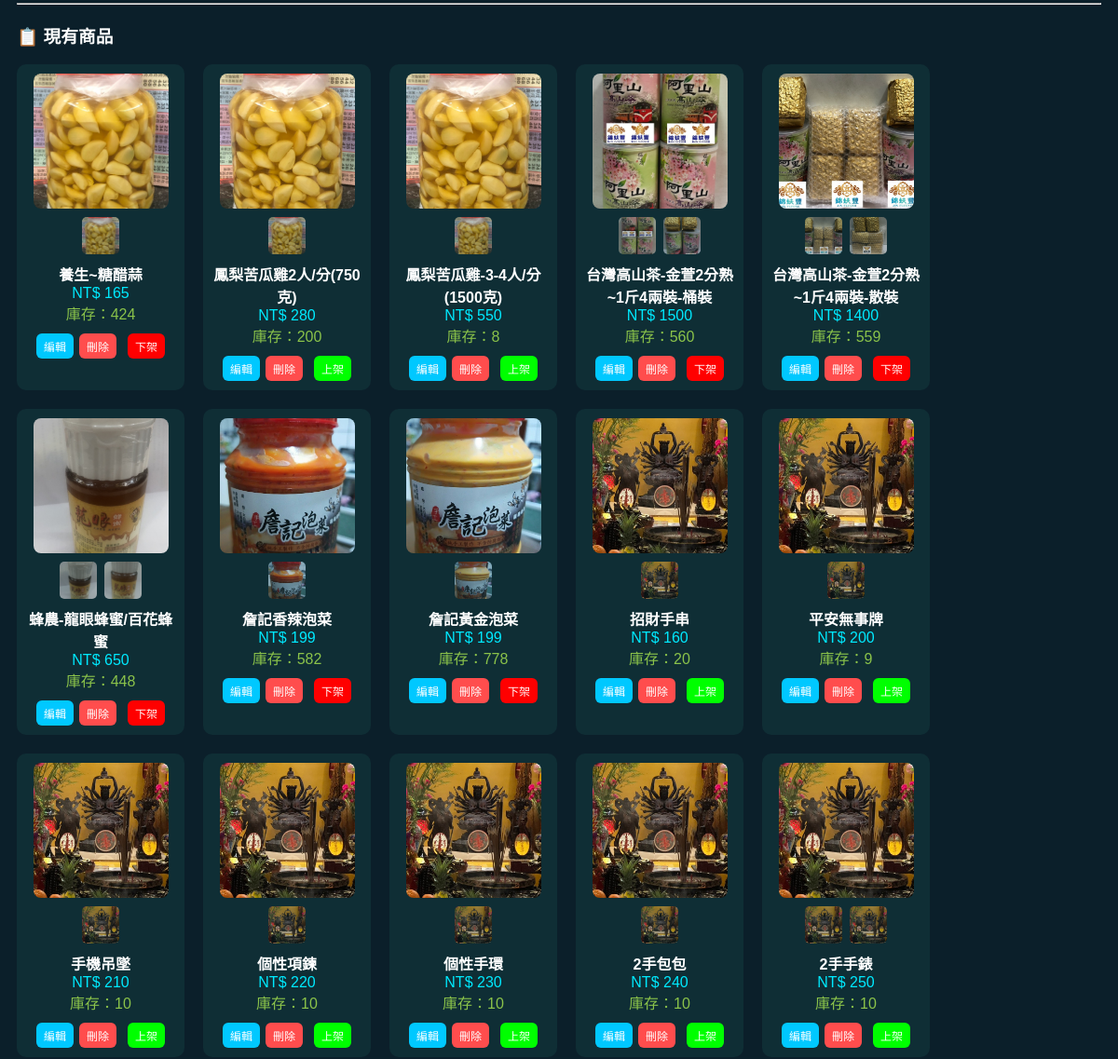
/admin/products (signed in, middle part), run on an earlier commit of the app's database.
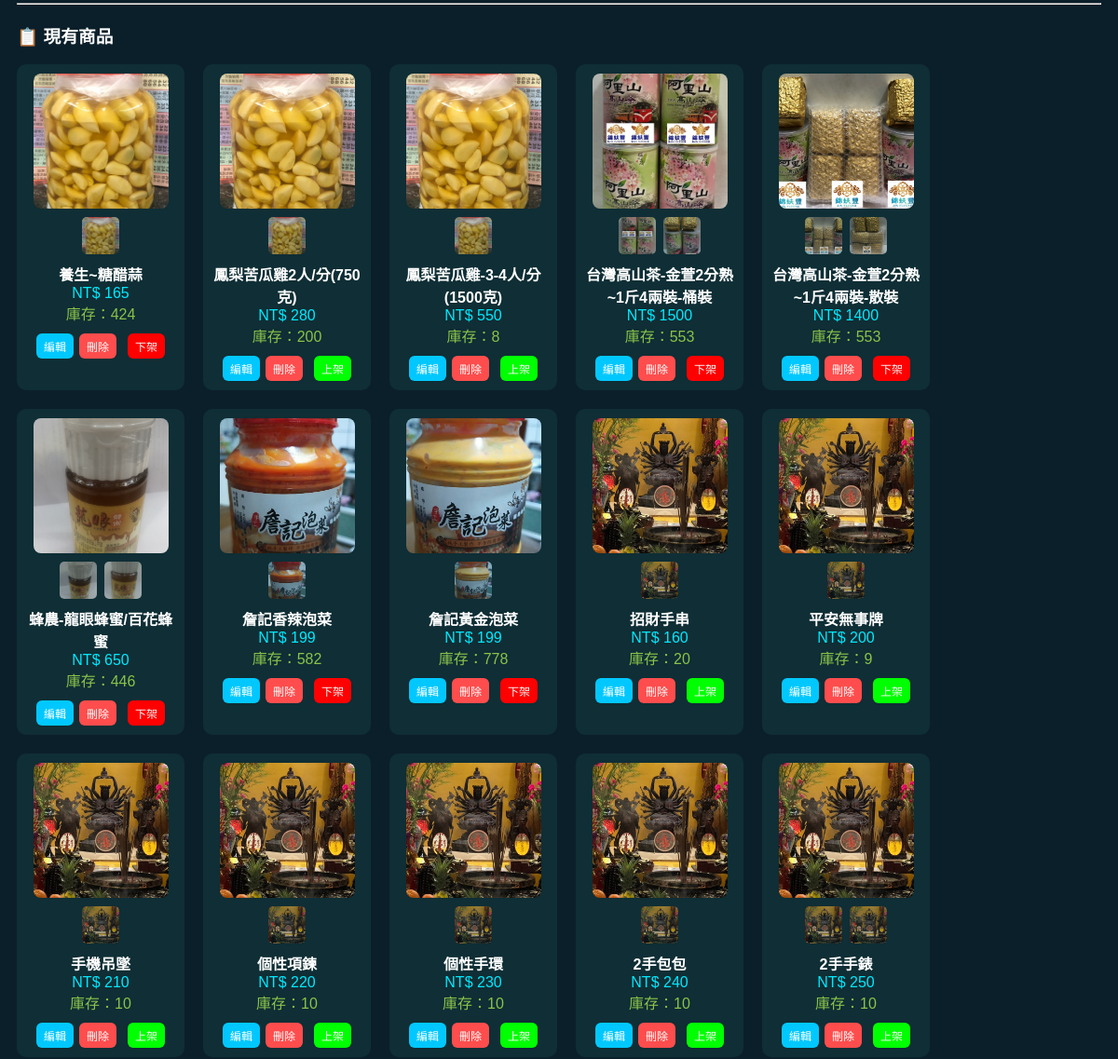
And on a later commit of the database.
### tables this page shows
CREATE TABLE products (
        id INTEGER PRIMARY KEY AUTOINCREMENT,
        name TEXT,
        price INTEGER,
        desc TEXT,
        image1 TEXT,
        image2 TEXT
    , stock INTEGER DEFAULT 10, description TEXT, status INTEGER DEFAULT 1, category TEXT DEFAULT '食品', category_id INTEGER);

### routes/shop.py (the view, shortened to what this page needs)
@shop_bp.route("/admin/products", methods=["GET", "POST"])
def admin_products():
    if not is_admin():
        return "❌ 無權限"
    conn = get_shop_db()
    c = conn.cursor()
    products = c.execute("SELECT * FROM products").fetchall()
    conn.close()
    return render_template("admin_products.html", products=products)

### app.py (called while the page is built)
@app.context_processor
def inject_user():
    user_id = session.get("user_id")
    balance = 0
    if user_id:
        conn = None
        try:
            conn = get_shop_db()
            c = conn.cursor()
            c.execute("SELECT points FROM users WHERE id=?", (user_id,))
            row = c.fetchone()
            if row:
                balance = row[0]
        except Exception as e:
            print("inject_user error:", e)
        finally:
            if conn:
                conn.close()
    return dict(global_money=balance)

@app.before_request
def make_session_permanent():
    session.permanent = True

### routes/shop.py (called while the page is built)
def is_admin():
    return session.get("user") in ADMIN_USERS

### services/db.py (called while the page is built)
def get_shop_db():
    print("========== SHOP DB ==========")
    print(os.path.abspath(SHOP_DB))
    print("=============================")
    conn = sqlite3.connect(SHOP_DB, timeout=30)
    conn.execute("PRAGMA journal_mode=WAL")
    conn.row_factory = sqlite3.Row
    return conn

### templates/admin_products.html (shortened to what this page needs)
<!DOCTYPE html>
<html lang="zh-TW" translate="no">
<head>
</head>
<body>
    <hr>
    <h3>📋 現有商品</h3>
    <div class="products">
        {% for p in products %}
        <div class="product-card {% if p.stock == 0 %}sold-out{% endif %}">
            <img class="main-img" src="{{ p.image1 or '/static/default.jpg' }}">
            <div class="thumb-row">
                <img src="{{ p.image1 }}">
                {% if p.image2 %}
                <img src="{{ p.image2 }}">
                {% endif %}
            </div>
            <div class="name">{{ p.name }}</div>
            <div class="price">NT$ {{ p.price }}</div>
            {% if p.stock > 0 %}
            <div class="stock">庫存：{{ p.stock }}</div>
            {% else %}
            <div class="sold">已售完</div>
            {% endif %}
            <div class="actions">
                <a href="/edit_product/{{ p.id }}" class="btn edit">編輯</a>
                <form method="POST" action="/delete_product/{{ p.id }}" onsubmit="return confirm('確定刪除？')"
                    style="display:inline;">
                    <button type="submit" class="btn delete">刪除</button>
                </form>
                <br>
                {% if p.status == 1 %}
                <form method="POST" action="/toggle_product/{{ p.id }}/0" style="display:inline;">
                    <button type="submit" class="btn" style="background:red;">下架</button>
                </form>
                {% else %}
                <form method="POST" action="/toggle_product/{{ p.id }}/1" style="display:inline;">
                    <button type="submit" class="btn" style="background:lime;">上架</button>
                </form>
                {% endif %}
            </div>
        </div>
        {% endfor %}
    </div>
</body>
</html>

### templates/admin_products.html (style rules this page uses)
body { font-family: Arial; background: #0b1f2a; color: white; padding: 10px; }
button { width: 100%; padding: 12px; background: #00bcd4; border: none; border-radius: 8px; color: white; font-size: 16px; cursor: pointer; }
.products { display: flex; flex-wrap: wrap; gap: 20px; }
.product-card { width: 160px; background: #0f2e35; padding: 10px; border-radius: 10px; text-align: center; }
.main-img { width: 145px; height: 145px; object-fit: cover; border-radius: 8px; }
.thumb-row img { width: 40px; height: 40px; object-fit: cover; border-radius: 5px; margin: 5px 2px; opacity: 0.7; }
.name { font-weight: bold; }
.price { color: #00eaff; }
.stock { color: #8bc34a; }
.actions { margin-top: 10px; display: flex; gap: 6px; justify-content: center; }
.btn { padding: 5px 8px; border-radius: 6px; text-decoration: none; color: white; font-size: 12px; }
.edit { background: #00c8ff; }
.delete { background: #ff4d4d; }

What changed in the data, as far as the page shows it:
changed products "台灣高山茶-金萱2分熟~1斤4兩裝-桶裝": stock "560" → "553"
changed products "台灣高山茶-金萱2分熟~1斤4兩裝-散裝": stock "559" → "553"
changed products "蜂農-龍眼蜂蜜/百花蜂蜜": stock "448" → "446"
